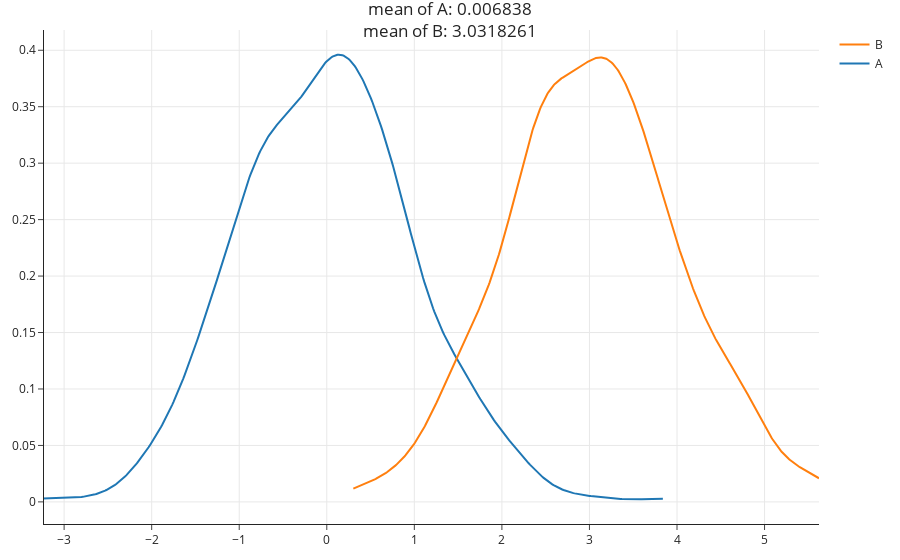

The notebook cell this image was saved under:
### Markdown cell above
### Difference in means

The difference in means works well in some cases. Let's look at one such case.

Below, we artificially generate two numerical datasets.

### Code cell
np.random.seed(42) # So that we get the same results each time (for lecture).

N = 1000 # Number of samples for each distribution.

# Distribution 'A'.
distr1 = pd.Series(np.random.normal(0, 1, size=N // 2))

# Distribution 'B'.
distr2 = pd.Series(np.random.normal(3, 1, size=N // 2))

data = pd.concat([distr1, distr2], axis=1, keys=['A', 'B']).unstack().reset_index().drop('level_1', axis=1)
data = data.rename(columns={'level_0': 'group', 0: 'data'})

meanA, meanB = data.groupby('group')['data'].mean().round(7).tolist()
create_kde_plotly(data, 'group', 'A', 'B', 'data', f'mean of A: {meanA}<br>mean of B: {meanB}')

### Figure 1 — Plotly figure (JSON) as saved in the notebook; plotly's stock layout.template omitted (floating-point values rounded to 4 significant figures; data arrays with more than 128 entries replaced by an {"elided": "..."} marker saying what was removed)
{"data": [{"legendgroup": "A", "marker": {"color": "rgb(31, 119, 180)"}, "mode": "lines", "name": "A", "showlegend": true, "type": "scatter", "x": {"elided": "500 float values"}, "xaxis": "x", "y": {"elided": "500 float values"}, "yaxis": "y"}, {"legendgroup": "B", "marker": {"color": "rgb(255, 127, 14)"}, "mode": "lines", "name": "B", "showlegend": true, "type": "scatter", "x": {"elided": "500 float values"}, "xaxis": "x", "y": {"elided": "500 float values"}, "yaxis": "y"}], "layout": {"autosize": true, "barmode": "overlay", "hovermode": "closest", "legend": {"traceorder": "reversed"}, "title": {"text": "mean of A: 0.006838<br>mean of B: 3.0318261"}, "xaxis": {"anchor": "y2", "autorange": true, "domain": [0, 1], "range": [-3.241, 5.622], "type": "linear", "zeroline": false}, "yaxis": {"anchor": "free", "autorange": true, "domain": [0, 1], "position": 0, "range": [-0.01958, 0.4179], "type": "linear"}}}
